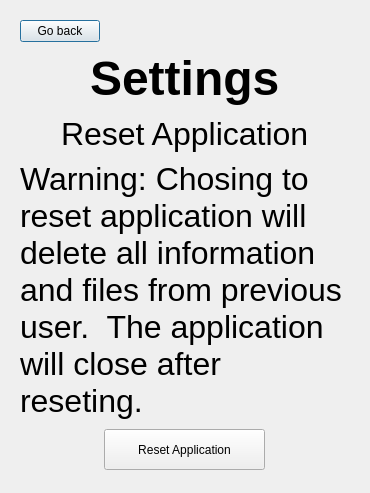
<?xml version="1.0" encoding="UTF-8"?>
<ui version="4.0">
 <class>Dialog</class>
 <widget class="QDialog" name="Dialog">
  <property name="geometry">
   <rect>
    <x>0</x>
    <y>0</y>
    <width>370</width>
    <height>493</height>
   </rect>
  </property>
  <property name="windowTitle">
   <string>Dialog</string>
  </property>
  <property name="styleSheet">
   <string notr="true">QFrame{border:none;}</string>
  </property>
  <layout class="QVBoxLayout" name="verticalLayout_2">
   <item>
    <widget class="QFrame" name="frame">
     <property name="frameShape">
      <enum>QFrame::StyledPanel</enum>
     </property>
     <property name="frameShadow">
      <enum>QFrame::Raised</enum>
     </property>
     <layout class="QVBoxLayout" name="verticalLayout_3">
      <item>
       <layout class="QVBoxLayout" name="verticalLayout">
        <item alignment="Qt::AlignLeft|Qt::AlignTop">
         <widget class="QPushButton" name="pushButton_2">
          <property name="text">
           <string>Go back</string>
          </property>
         </widget>
        </item>
        <item>
         <spacer name="verticalSpacer">
          <property name="orientation">
           <enum>Qt::Vertical</enum>
          </property>
          <property name="sizeHint" stdset="0">
           <size>
            <width>20</width>
            <height>40</height>
           </size>
          </property>
         </spacer>
        </item>
        <item alignment="Qt::AlignHCenter|Qt::AlignTop">
         <widget class="QLabel" name="label">
          <property name="font">
           <font>
            <family>Helvetica</family>
            <pointsize>36</pointsize>
            <weight>75</weight>
            <bold>true</bold>
           </font>
          </property>
          <property name="text">
           <string>Settings</string>
          </property>
         </widget>
        </item>
        <item>
         <spacer name="verticalSpacer_2">
          <property name="orientation">
           <enum>Qt::Vertical</enum>
          </property>
          <property name="sizeHint" stdset="0">
           <size>
            <width>20</width>
            <height>40</height>
           </size>
          </property>
         </spacer>
        </item>
        <item alignment="Qt::AlignHCenter">
         <widget class="QLabel" name="label_2">
          <property name="font">
           <font>
            <family>Helvetica</family>
            <pointsize>24</pointsize>
            <weight>50</weight>
            <bold>false</bold>
           </font>
          </property>
          <property name="text">
           <string>Reset Application</string>
          </property>
         </widget>
        </item>
        <item>
         <spacer name="verticalSpacer_3">
          <property name="orientation">
           <enum>Qt::Vertical</enum>
          </property>
          <property name="sizeHint" stdset="0">
           <size>
            <width>20</width>
            <height>40</height>
           </size>
          </property>
         </spacer>
        </item>
        <item alignment="Qt::AlignHCenter">
         <widget class="QLabel" name="label_5">
          <property name="font">
           <font>
            <family>Helvetica</family>
            <pointsize>24</pointsize>
           </font>
          </property>
          <property name="text">
           <string>Warning: Chosing to reset application will delete all information and files from previous user.  The application will close after reseting.</string>
          </property>
          <property name="wordWrap">
           <bool>true</bool>
          </property>
         </widget>
        </item>
        <item>
         <spacer name="verticalSpacer_4">
          <property name="orientation">
           <enum>Qt::Vertical</enum>
          </property>
          <property name="sizeHint" stdset="0">
           <size>
            <width>20</width>
            <height>40</height>
           </size>
          </property>
         </spacer>
        </item>
        <item alignment="Qt::AlignHCenter">
         <widget class="QPushButton" name="pushButton">
          <property name="minimumSize">
           <size>
            <width>161</width>
            <height>41</height>
           </size>
          </property>
          <property name="text">
           <string>Reset Application</string>
          </property>
         </widget>
        </item>
        <item>
         <spacer name="verticalSpacer_5">
          <property name="orientation">
           <enum>Qt::Vertical</enum>
          </property>
          <property name="sizeHint" stdset="0">
           <size>
            <width>20</width>
            <height>40</height>
           </size>
          </property>
         </spacer>
        </item>
       </layout>
      </item>
     </layout>
    </widget>
   </item>
  </layout>
 </widget>
 <resources/>
 <connections/>
</ui>
